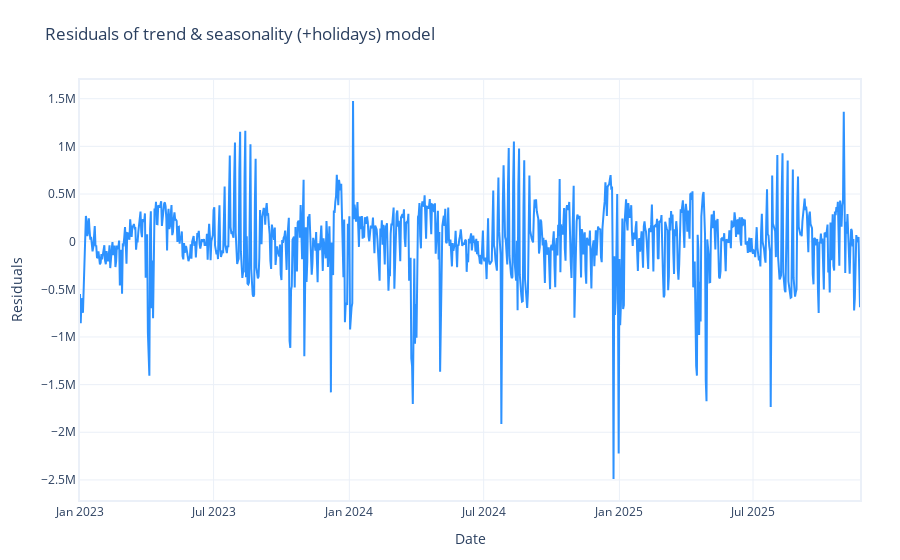

This figure's notebook cell:
### Markdown cell above
Create an automatic Neural prophet model with the automatically generated decomposition between trend, yearly and weekly seasonality, adding the holidays to inspect the residuals with the ACF and PACF for the AR part of the model.

### Code cell
# Create a NeuralProphet model with default parameters
mhm = NeuralProphet(
    n_changepoints=6,
    learning_rate=0.01
)
mhm = mhm.add_country_holidays("Spain")

mhm.add_events(["Natividad de San Jose","Jueves Santo","Comunidad de Madrid","San Isidro","Fiesta de la Almudena"])
df_all = mhm.create_df_with_events(data, MadridHolidays)

metrics = mhm.fit(df_all, progress=False)
df_all_future = mhm.make_future_dataframe(df_all, n_historic_predictions=True)
df_all_future = df_all_future.dropna()
forecast_mhm = mhm.predict(df_all_future)

df_residuals_mhm = pd.DataFrame({"ds": data["ds"], "residuals": data["y"] - forecast_mhm["yhat1"]})
df_residuals_mhm = df_residuals_mhm.dropna()

fig = go.Figure()

# Forecast line (yhat1)

fig.add_trace(
    go.Scatter(
        x=df_residuals_mhm["ds"],
        y=df_residuals_mhm["residuals"],
        mode="lines",
        name="residuals",
        line=dict(color="#2d92ff", width=2)
    )
)

fig.update_layout(
    title="Residuals of trend & seasonality (+holidays) model",
    xaxis_title="Date",
    yaxis_title="Residuals",

    plot_bgcolor="white",
    paper_bgcolor="white",

    xaxis=dict(
        showline=True,
        linewidth=2,          # border thickness
        linecolor="#ebf0f8",    # border color
        mirror=True,
        showgrid=True,
        gridcolor="#ebf0f8",
        zeroline=False
    ),
    yaxis=dict(
        showline=True,
        linewidth=2,          # border thickness
        linecolor="#ebf0f8",    # border color
        mirror=True,
        showgrid=True,
        gridcolor="#ebf0f8",
        zeroline=False
    ),

    margin=dict(l=80, r=40, t=80, b=60)
)

fig.show()

### Figure 1 — Plotly figure (JSON) as saved in the notebook; plotly's stock layout.template omitted (floating-point values rounded to 4 significant figures; data arrays with more than 128 entries replaced by an {"elided": "..."} marker saying what was removed)
{"data": [{"line": {"color": "#2d92ff", "width": 2}, "mode": "lines", "name": "residuals", "type": "scatter", "x": {"elided": "1058 str values"}, "y": {"elided": "1058 float values"}}], "layout": {"margin": {"b": 60, "l": 80, "r": 40, "t": 80}, "paper_bgcolor": "white", "plot_bgcolor": "white", "title": {"text": "Residuals of trend & seasonality (+holidays) model"}, "xaxis": {"gridcolor": "#ebf0f8", "linecolor": "#ebf0f8", "linewidth": 2, "mirror": true, "showgrid": true, "showline": true, "title": {"text": "Date"}, "zeroline": false}, "yaxis": {"gridcolor": "#ebf0f8", "linecolor": "#ebf0f8", "linewidth": 2, "mirror": true, "showgrid": true, "showline": true, "title": {"text": "Residuals"}, "zeroline": false}}}
